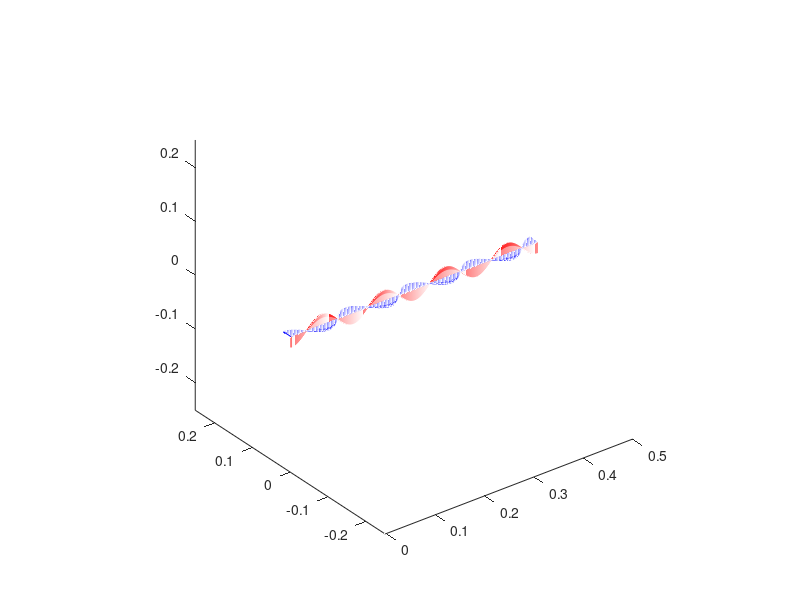

Here is the MATLAB script that generated this plot:
d = [0, 0, 0;
0.001, 0, 0;
0.002, 0, 0;
0.003, 0, 0;
0.004, 0, 0;
0.005, 0, 0;
0.006, 0, 0;
0.007, 0, 0;
0.008, 0, 0;
0.009, 0, 0;
0.01, 0, 0;
0.011, 0, 0;
0.012, 0, 0;
0.013, 0, 0;
0.014, 0, 0;
0.015, 0, 0;
0.016, 0, 0;
0.017, 0, 0;
0.018, 0, 0;
0.019, 0, 0;
0.02, 0, 0;
0.021, 0, 0;
0.022, 0, 0;
0.023, 0, 0;
0.024, 0, 0;
0.025, 0, 0;
0.026, 0, 0;
0.027, 0, 0;
0.028, 0, 0;
0.029, 0, 0;
0.03, 0, 0;
0.031, 0, 0;
0.032, 0, 0;
0.033, 0, 0;
0.034, 0, 0;
0.035, 0, 0;
0.036, 0, 0;
0.037, 0, 0;
0.038, 0, 0;
0.039, 0, 0;
0.04, 0, 0;
0.041, 0, 0;
0.042, 0, 0;
0.043, 0, 0;
0.044, 0, 0;
0.045, 0, 0;
0.046, 0, 0;
0.047, 0, 0;
0.048, 0, 0;
0.049, 0, 0;
0.05, 0, 0;
0.051, 0, 0;
0.052, 0, 0;
0.053, 0, 0;
0.054, 0, 0;
0.055, 0, 0;
0.056, 0, 0;
0.057, 0, 0;
0.058, 0, 0;
0.059, 0, 0;
0.06, 0, 0;
0.061, 0, 0;
0.062, 0, 0;
0.063, 0, 0;
0.064, 0, 0;
0.065, 0, 0;
0.066, 0, 0;
0.067, 0, 0;
0.068, 0, 0;
0.069, 0, 0;
0.07, 0, 0;
0.071, 0, 0;
0.072, 0, 0;
0.073, 0, 0;
0.074, 0, 0;
0.075, 0, 0;
0.076, 0, 0;
0.077, 0, 0;
0.078, 0, 0;
0.079, 0, 0;
0.08, 0, 0;
0.081, 0, 0;
0.082, 0, 0;
0.083, 0, 0;
0.084, 0, 0;
0.085, 0, 0;
0.086, 0, 0;
0.087, 0, 0;
0.088, 0, 0;
0.089, 0, 0;
0.09, 0, 0;
0.091, 0, 0;
0.092, 0, 0;
0.093, 0, 0;
0.094, 0, 0;
0.095, 0, 0;
0.096, 0, 0;
0.097, 0, 0;
0.098, 0, 0;
0.099, 0, 0;
0.1, 0, 0;
0.101, 0, 0;
0.102, 0, 0;
0.103, 0, 0;
0.104, 0, 0;
0.105, 0, 0;
0.106, 0, 0;
0.107, 0, 0;
0.108, 0, 0;
0.109, 0, 0;
0.11, 0, 0;
0.111, 0, 0;
0.112, 0, 0;
0.113, 0, 0;
0.114, 0, 0;
0.115, 0, 0;
0.116, 0, 0;
0.117, 0, 0;
0.118, 0, 0;
0.119, 0, 0;
0.12, 0, 0;
0.121, 0, 0;
0.122, 0, 0;
0.123, 0, 0;
0.124, 0, 0;
0.125, 0, 0;
0.126, 0, 0;
0.127, 0, 0;
0.128, 0, 0;
0.129, 0, 0;
0.13, 0, 0;
0.131, 0, 0;
0.132, 0, 0;
0.133, 0, 0;
0.134, 0, 0;
0.135, 0, 0;
0.136, 0, 0;
0.137, 0, 0;
0.138, 0, 0;
0.139, 0, 0;
0.14, 0, 0;
0.141, 0, 0;
0.142, 0, 0;
0.143, 0, 0;
0.144, 0, 0;
0.145, 0, 0;
0.146, 0, 0;
0.147, 0, 0;
0.148, 0, 0;
0.149, 0, 0;
0.15, 0, 0;
0.151, 0, 0;
0.152, 0, 0;
0.153, 0, 0;
0.154, 0, 0;
0.155, 0, 0;
0.156, 0, 0;
0.157, 0, 0;
0.158, 0, 0;
0.159, 0, 0;
0.16, 0, 0;
0.161, 0, 0;
0.162, 0, 0;
0.163, 0, 0;
0.164, 0, 0;
0.165, 0, 0;
0.166, 0, 0;
0.167, 0, 0;
0.168, 0, 0;
0.169, 0, 0;
0.17, 0, 0;
0.171, 0, 0;
0.172, 0, 0;
0.173, 0, 0;
0.174, 0, 0;
0.175, 0, 0;
0.176, 0, 0;
0.177, 0, 0;
0.178, 0, 0;
0.179, 0, 0;
0.18, 0, 0;
0.181, 0, 0;
0.182, 0, 0;
0.183, 0, 0;
0.184, 0, 0;
0.185, 0, 0;
0.186, 0, 0;
0.187, 0, 0;
0.188, 0, 0;
0.189, 0, 0;
0.19, 0, 0;
0.191, 0, 0;
0.192, 0, 0;
0.193, 0, 0;
0.194, 0, 0;
0.195, 0, 0;
0.196, 0, 0;
0.197, 0, 0;
0.198, 0, 0;
0.199, 0, 0;
0.2, 0, 0;
0.201, 0, 0;
0.202, 0, 0;
0.203, 0, 0;
0.204, 0, 0;
0.205, 0, 0;
0.206, 0, 0;
0.207, 0, 0;
0.208, 0, 0;
0.209, 0, 0;
0.21, 0, 0;
0.211, 0, 0;
0.212, 0, 0;
0.213, 0, 0;
0.214, 0, 0;
0.215, 0, 0;
0.216, 0, 0;
0.217, 0, 0;
0.218, 0, 0;
0.219, 0, 0;
0.22, 0, 0;
0.221, 0, 0;
0.222, 0, 0;
0.223, 0, 0;
0.224, 0, 0;
0.225, 0, 0;
0.226, 0, 0;
0.227, 0, 0;
0.228, 0, 0;
0.229, 0, 0;
0.23, 0, 0;
0.231, 0, 0;
0.232, 0, 0;
0.233, 0, 0;
0.234, 0, 0;
0.235, 0, 0;
0.236, 0, 0;
0.237, 0, 0;
0.238, 0, 0;
0.239, 0, 0;
0.24, 0, 0;
0.241, 0, 0;
0.242, 0, 0;
0.243, 0, 0;
0.244, 0, 0;
0.245, 0, 0;
0.246, 0, 0;
0.247, 0, 0;
0.248, 0, 0;
0.249, 0, 0;
0.25, 0, 0;
0.251, 0, 0;
0.252, 0, 0;
0.253, 0, 0;
0.254, 0, 0;
0.255, 0, 0;
0.256, 0, 0;
0.257, 0, 0;
0.258, 0, 0;
0.259, 0, 0;
0.26, 0, 0;
0.261, 0, 0;
0.262, 0, 0;
0.263, 0, 0;
0.264, 0, 0;
0.265, 0, 0;
0.266, 0, 0;
0.267, 0, 0;
0.268, 0, 0;
0.269, 0, 0;
0.27, 0, 0;
0.271, 0, 0;
0.272, 0, 0;
0.273, 0, 0;
0.274, 0, 0;
0.275, 0, 0;
0.276, 0, 0;
0.277, 0, 0;
0.278, 0, 0;
0.279, 0, 0;
0.28, 0, 0;
0.281, 0, 0;
0.282, 0, 0;
0.283, 0, 0;
0.284, 0, 0;
0.285, 0, 0;
0.286, 0, 0;
0.287, 0, 0;
0.288, 0, 0;
0.289, 0, 0;
0.29, 0, 0;
0.291, 0, 0;
0.292, 0, 0;
0.293, 0, 0;
0.294, 0, 0;
0.295, 0, 0;
0.296, 0, 0;
0.297, 0, 0;
0.298, 0, 0;
0.299, 0, 0;
0.3, 0, 0;
0.301, 0, 0;
0.302, 0, 0;
0.303, 0, 0;
0.304, 0, 0;
0.305, 0, 0;
0.306, 0, 0;
0.307, 0, 0;
0.308, 0, 0;
0.309, 0, 0;
0.31, 0, 0;
0.311, 0, 0;
0.312, 0, 0;
0.313, 0, 0;
0.314, 0, 0;
0.315, 0, 0;
0.316, 0, 0;
0.317, 0, 0;
0.318, 0, 0;
0.319, 0, 0;
0.32, 0, 0;
0.321, 0, 0;
0.322, 0, 0;
0.323, 0, 0;
0.324, 0, 0;
0.325, 0, 0;
0.326, 0, 0;
0.327, 0, 0;
0.328, 0, 0;
0.329, 0, 0;
0.33, 0, 0;
0.331, 0, 0;
0.332, 0, 0;
0.333, 0, 0;
0.334, 0, 0;
0.335, 0, 0;
0.336, 0, 0;
0.337, 0, 0;
0.338, 0, 0;
0.339, 0, 0;
0.34, 0, 0;
0.341, 0, 0;
0.342, 0, 0;
0.343, 0, 0;
0.344, 0, 0;
0.345, 0, 0;
0.346, 0, 0;
0.347, 0, 0;
0.348, 0, 0;
0.349, 0, 0;
0.35, 0, 0;
0.351, 0, 0;
0.352, 0, 0;
0.353, 0, 0;
0.354, 0, 0;
0.355, 0, 0;
0.356, 0, 0;
0.357, 0, 0;
0.358, 0, 0;
0.359, 0, 0;
0.36, 0, 0;
0.361, 0, 0;
0.362, 0, 0;
0.363, 0, 0;
0.364, 0, 0;
0.365, 0, 0;
0.366, 0, 0;
0.367, 0, 0;
0.368, 0, 0;
0.369, 0, 0;
0.37, 0, 0;
0.371, 0, 0;
0.372, 0, 0;
0.373, 0, 0;
0.374, 0, 0;
0.375, 0, 0;
0.376, 0, 0;
0.377, 0, 0;
0.378, 0, 0;
0.379, 0, 0;
0.38, 0, 0;
0.381, 0, 0;
0.382, 0, 0;
0.383, 0, 0;
0.384, 0, 0;
0.385, 0, 0;
0.386, 0, 0;
0.387, 0, 0;
0.388, 0, 0;
0.389, 0, 0;
0.39, 0, 0;
0.391, 0, 0;
0.392, 0, 0;
0.393, 0, 0;
0.394, 0, 0;
0.395, 0, 0;
0.396, 0, 0;
0.397, 0, 0;
0.398, 0, 0;
0.399, 0, 0;
0.4, 0, 0;
0.401, 0, 0;
0.402, 0, 0;
0.403, 0, 0;
0.404, 0, 0;
0.405, 0, 0;
0.406, 0, 0;
0.407, 0, 0;
0.408, 0, 0;
0.409, 0, 0;
0.41, 0, 0;
0.411, 0, 0;
0.412, 0, 0;
0.413, 0, 0;
0.414, 0, 0;
0.415, 0, 0;
0.416, 0, 0;
0.417, 0, 0;
0.418, 0, 0;
0.419, 0, 0;
0.42, 0, 0;
0.421, 0, 0;
0.422, 0, 0;
0.423, 0, 0;
0.424, 0, 0;
0.425, 0, 0;
0.426, 0, 0;
0.427, 0, 0;
0.428, 0, 0;
0.429, 0, 0;
0.43, 0, 0;
0.431, 0, 0;
0.432, 0, 0;
0.433, 0, 0;
0.434, 0, 0;
0.435, 0, 0;
0.436, 0, 0;
0.437, 0, 0;
0.438, 0, 0;
0.439, 0, 0;
0.44, 0, 0;
0.441, 0, 0;
0.442, 0, 0;
0.443, 0, 0;
0.444, 0, 0;
0.445, 0, 0;
0.446, 0, 0;
0.447, 0, 0;
0.448, 0, 0;
0.449, 0, 0;
0.45, 0, 0;
0.451, 0, 0;
0.452, 0, 0;
0.453, 0, 0;
0.454, 0, 0;
0.455, 0, 0;
0.456, 0, 0;
0.457, 0, 0;
0.458, 0, 0;
0.459, 0, 0;
0.46, 0, 0;
0.461, 0, 0;
0.462, 0, 0;
0.463, 0, 0;
0.464, 0, 0;
0.465, 0, 0;
0.466, 0, 0;
0.467, 0, 0;
0.468, 0, 0;
0.469, 0, 0;
0.47, 0, 0;
0.471, 0, 0;
0.472, 0, 0;
0.473, 0, 0;
0.474, 0, 0;
0.475, 0, 0;
0.476, 0, 0;
0.477, 0, 0;
0.478, 0, 0;
0.479, 0, 0;
0.48, 0, 0;
0.481, 0, 0;
0.482, 0, 0;
0.483, 0, 0;
0.484, 0, 0;
0.485, 0, 0;
0.486, 0, 0;
0.487, 0, 0;
0.488, 0, 0;
0.489, 0, 0;
0.49, 0, 0;
0.491, 0, 0;
0.492, 0, 0;
0.493, 0, 0;
0.494, 0, 0;
0.495, 0, 0;
0.496, 0, 0;
0.497, 0, 0;
0.498, 0, 0;
0.499, 0, 0;
];e = [-0, 3, -0;
-0, 2.99621, -0;
-0, 2.98483, -0;
-0, 2.96591, -0;
-0, 2.93948, -0;
-0, 2.90562, -0;
-0, 2.86441, -0;
-0, 2.81595, -0;
-0, 2.76037, -0;
-0, 2.6978, -0;
-0, 2.62842, -0;
-0, 2.55238, -0;
-0, 2.46989, -0;
-0, 2.38115, -0;
-0, 2.28638, -0;
-0, 2.18583, -0;
-0, 2.07976, -0;
-0, 1.96842, -0;
-0, 1.8521, -0;
-0, 1.7311, -0;
-0, 1.60572, -0;
-0, 1.47627, -0;
-0, 1.3431, -0;
-0, 1.20652, -0;
-0, 1.06689, -0;
-0, 0.924569, -0;
-0, 0.779904, -0;
-0, 0.633266, -0;
-0, 0.485027, -0;
-0, 0.335561, -0;
-0, 0.185246, -0;
-0, 0.0344621, -0;
0, -0.116409, 0;
0, -0.266985, 0;
0, -0.416886, 0;
0, -0.565733, 0;
0, -0.713148, 0;
0, -0.858759, 0;
0, -1.0022, 0;
0, -1.1431, 0;
0, -1.28111, 0;
0, -1.41589, 0;
0, -1.54708, 0;
0, -1.67435, 0;
0, -1.79739, 0;
0, -1.91589, 0;
0, -2.02954, 0;
0, -2.13805, 0;
0, -2.24116, 0;
0, -2.33859, 0;
0, -2.43012, 0;
0, -2.51549, 0;
0, -2.5945, 0;
0, -2.66695, 0;
0, -2.73265, 0;
0, -2.79144, 0;
0, -2.84317, 0;
0, -2.8877, 0;
0, -2.92493, 0;
0, -2.95476, 0;
0, -2.97712, 0;
0, -2.99195, 0;
0, -2.99921, 0;
0, -2.99888, 0;
0, -2.99097, 0;
0, -2.97549, 0;
0, -2.95248, 0;
0, -2.922, 0;
0, -2.88414, 0;
0, -2.83897, 0;
0, -2.78663, 0;
0, -2.72724, 0;
0, -2.66095, 0;
0, -2.58792, 0;
0, -2.50835, 0;
0, -2.42244, 0;
0, -2.3304, 0;
0, -2.23246, 0;
0, -2.12888, 0;
0, -2.01991, 0;
0, -1.90583, 0;
0, -1.78693, 0;
0, -1.66351, 0;
0, -1.53588, 0;
0, -1.40437, 0;
0, -1.2693, 0;
0, -1.13103, 0;
0, -0.98989, 0;
0, -0.846248, 0;
0, -0.700466, 0;
0, -0.552912, 0;
0, -0.40396, 0;
0, -0.253985, 0;
0, -0.103368, 0;
0, 0.0475102, 0;
0, 0.198268, 0;
0, 0.348525, 0;
0, 0.4979, 0;
0, 0.646016, 0;
0, 0.792497, 0;
0, 0.936974, 0;
0, 1.07908, 0;
0, 1.21846, 0;
0, 1.35475, 0;
0, 1.48762, 0;
0, 1.61672, 0;
0, 1.74174, 0;
0, 1.86235, 0;
0, 1.97825, 0;
0, 2.08914, 0;
0, 2.19475, 0;
0, 2.29481, 0;
0, 2.38906, 0;
0, 2.47727, 0;
0, 2.55921, 0;
0, 2.63468, 0;
0, 2.70349, 0;
0, 2.76545, 0;
0, 2.82042, 0;
0, 2.86826, 0;
0, 2.90884, 0;
0, 2.94206, 0;
0, 2.96784, 0;
0, 2.98611, 0;
0, 2.99683, 0;
-0, 2.99997, -0;
-0, 2.99552, -0;
-0, 2.98349, -0;
-0, 2.96392, -0;
-0, 2.93685, -0;
-0, 2.90234, -0;
-0, 2.8605, -0;
-0, 2.81142, -0;
-0, 2.75523, -0;
-0, 2.69207, -0;
-0, 2.6221, -0;
-0, 2.5455, -0;
-0, 2.46246, -0;
-0, 2.37319, -0;
-0, 2.27791, -0;
-0, 2.17688, -0;
-0, 2.07033, -0;
-0, 1.95855, -0;
-0, 1.84182, -0;
-0, 1.72042, -0;
-0, 1.59468, -0;
-0, 1.4649, -0;
-0, 1.33142, -0;
-0, 1.19456, -0;
-0, 1.05469, -0;
-0, 0.912146, -0;
-0, 0.767296, -0;
-0, 0.620505, -0;
-0, 0.472145, -0;
-0, 0.32259, -0;
-0, 0.17222, -0;
-0, 0.0214134, -0;
0, -0.129447, 0;
0, -0.27998, 0;
0, -0.429805, 0;
0, -0.578542, 0;
0, -0.725816, 0;
0, -0.871255, 0;
0, -1.01449, 0;
0, -1.15516, 0;
0, -1.2929, 0;
0, -1.42738, 0;
0, -1.55824, 0;
0, -1.68517, 0;
0, -1.80783, 0;
0, -1.92591, 0;
0, -2.03913, 0;
0, -2.14719, 0;
0, -2.24981, 0;
0, -2.34675, 0;
0, -2.43774, 0;
0, -2.52258, 0;
0, -2.60103, 0;
0, -2.6729, 0;
0, -2.73801, 0;
0, -2.79619, 0;
0, -2.8473, 0;
0, -2.89121, 0;
0, -2.92781, 0;
0, -2.95699, 0;
0, -2.9787, 0;
0, -2.99288, 0;
0, -2.99948, 0;
0, -2.9985, 0;
0, -2.98993, 0;
0, -2.97379, 0;
0, -2.95014, 0;
0, -2.91902, 0;
0, -2.88052, 0;
0, -2.83473, 0;
0, -2.78177, 0;
0, -2.72178, 0;
0, -2.6549, 0;
0, -2.5813, 0;
0, -2.50117, 0;
0, -2.41472, 0;
0, -2.32216, 0;
0, -2.22372, 0;
0, -2.11966, 0;
0, -2.01024, 0;
0, -1.89573, 0;
0, -1.77643, 0;
0, -1.65263, 0;
0, -1.52466, 0;
0, -1.39282, 0;
0, -1.25747, 0;
0, -1.11893, 0;
0, -0.977562, 0;
0, -0.833721, 0;
0, -0.687771, 0;
0, -0.540081, 0;
0, -0.391025, 0;
0, -0.24098, 0;
0, -0.0903257, 0;
0, 0.0605573, 0;
0, 0.211287, 0;
0, 0.361483, 0;
0, 0.510764, 0;
0, 0.658753, 0;
0, 0.805075, 0;
0, 0.949361, 0;
0, 1.09125, 0;
0, 1.23037, 0;
0, 1.36638, 0;
0, 1.49894, 0;
0, 1.6277, 0;
0, 1.75235, 0;
0, 1.87256, 0;
0, 1.98804, 0;
0, 2.09849, 0;
0, 2.20363, 0;
0, 2.30319, 0;
0, 2.39693, 0;
0, 2.48461, 0;
0, 2.566, 0;
0, 2.6409, 0;
0, 2.70912, 0;
0, 2.77048, 0;
0, 2.82484, 0;
0, 2.87206, 0;
0, 2.912, 0;
0, 2.94459, 0;
0, 2.96972, 0;
0, 2.98734, 0;
0, 2.9974, 0;
-0, 2.99989, -0;
-0, 2.99478, -0;
-0, 2.9821, -0;
-0, 2.96187, -0;
-0, 2.93415, -0;
-0, 2.89901, -0;
-0, 2.85654, -0;
-0, 2.80684, -0;
-0, 2.75004, -0;
-0, 2.68629, -0;
-0, 2.61574, -0;
-0, 2.53857, -0;
-0, 2.45498, -0;
-0, 2.36518, -0;
-0, 2.2694, -0;
-0, 2.16788, -0;
-0, 2.06087, -0;
-0, 1.94865, -0;
-0, 1.8315, -0;
-0, 1.70972, -0;
-0, 1.58361, -0;
-0, 1.4535, -0;
-0, 1.31971, -0;
-0, 1.18258, -0;
-0, 1.04246, -0;
-0, 0.899706, -0;
-0, 0.754674, -0;
-0, 0.607732, -0;
-0, 0.459254, -0;
-0, 0.309614, -0;
-0, 0.15919, -0;
-0, 0.00836433, -0;
0, -0.142483, 0;
0, -0.29297, 0;
0, -0.442715, 0;
0, -0.591341, 0;
0, -0.738471, 0;
0, -0.883733, 0;
0, -1.02676, 0;
0, -1.16719, 0;
0, -1.30467, 0;
0, -1.43884, 0;
0, -1.56938, 0;
0, -1.69595, 0;
0, -1.81822, 0;
0, -1.9359, 0;
0, -2.04868, 0;
0, -2.15628, 0;
0, -2.25842, 0;
0, -2.35485, 0;
0, -2.44533, 0;
0, -2.52962, 0;
0, -2.6075, 0;
0, -2.6788, 0;
0, -2.74332, 0;
0, -2.80089, 0;
0, -2.85139, 0;
0, -2.89467, 0;
0, -2.93062, 0;
0, -2.95917, 0;
0, -2.98023, 0;
0, -2.99375, 0;
0, -2.99969, 0;
0, -2.99805, 0;
0, -2.98883, 0;
0, -2.97204, 0;
0, -2.94774, 0;
0, -2.91598, 0;
0, -2.87685, 0;
0, -2.83043, 0;
0, -2.77686, 0;
0, -2.71626, 0;
0, -2.64879, 0;
0, -2.57463, 0;
0, -2.49394, 0;
0, -2.40695, 0;
0, -2.31388, 0;
0, -2.21494, 0;
0, -2.11041, 0;
0, -2.00054, 0;
0, -1.8856, 0;
0, -1.7659, 0;
0, -1.64173, 0;
0, -1.51341, 0;
0, -1.38125, 0;
0, -1.24561, 0;
0, -1.10681, 0;
0, -0.965216, 0;
0, -0.821178, 0;
0, -0.675063, 0;
0, -0.52724, 0;
0, -0.378084, 0;
0, -0.227971, 0;
0, -0.0772816, 0;
0, 0.0736033, 0;
0, 0.224302, 0;
0, 0.374433, 0;
0, 0.523618, 0;
0, 0.671477, 0;
0, 0.817638, 0;
0, 0.961731, 0;
0, 1.10339, 0;
0, 1.24226, 0;
0, 1.37799, 0;
0, 1.51023, 0;
0, 1.63865, 0;
0, 1.76292, 0;
0, 1.88274, 0;
0, 1.99779, 0;
0, 2.10779, 0;
0, 2.21246, 0;
0, 2.31153, 0;
0, 2.40476, 0;
0, 2.4919, 0;
0, 2.57273, 0;
0, 2.64706, 0;
0, 2.7147, 0;
0, 2.77546, 0;
0, 2.82921, 0;
0, 2.8758, 0;
0, 2.91511, 0;
0, 2.94705, 0;
0, 2.97154, 0;
0, 2.98851, 0;
0, 2.99792, 0;
-0, 2.99974, -0;
-0, 2.99398, -0;
-0, 2.98065, -0;
-0, 2.95977, -0;
-0, 2.93141, -0;
-0, 2.89563, -0;
-0, 2.85253, -0;
-0, 2.80221, -0;
-0, 2.7448, -0;
-0, 2.68045, -0;
-0, 2.60932, -0;
-0, 2.53159, -0;
-0, 2.44746, -0;
-0, 2.35713, -0;
-0, 2.26084, -0;
-0, 2.15883, -0;
-0, 2.05137, -0;
-0, 1.93871, -0;
-0, 1.82115, -0;
-0, 1.69898, -0;
-0, 1.57251, -0;
-0, 1.44207, -0;
-0, 1.30798, -0;
-0, 1.17058, -0;
-0, 1.03022, -0;
-0, 0.887249, -0;
-0, 0.742037, -0;
-0, 0.594948, -0;
-0, 0.446354, -0;
-0, 0.296631, -0;
-0, 0.146158, -0;
0, -0.00468493, 0;
0, -0.155516, 0;
0, -0.305954, 0;
0, -0.455618, 0;
0, -0.604129, 0;
0, -0.751112, 0;
0, -0.896195, 0;
0, -1.03901, 0;
0, -1.1792, 0;
0, -1.3164, 0;
0, -1.45028, 0;
0, -1.58048, 0;
0, -1.70669, 0;
0, -1.82858, 0;
0, -1.94585, 0;
0, -2.05819, 0;
0, -2.16533, 0;
0, -2.26699, 0;
0, -2.36292, 0;
0, -2.45286, 0;
0, -2.53661, 0;
0, -2.61393, 0;
0, -2.68465, 0;
0, -2.74857, 0;
0, -2.80554, 0;
0, -2.85542, 0;
0, -2.89807, 0;
0, -2.93339, 0;
0, -2.96129, 0;
0, -2.98169, 0;
0, -2.99456, 0;
0, -2.99985, 0;
0, -2.99756, 0;
0, -2.98768, 0;
0, -2.97024, 0;
0, -2.94529, 0;
0, -2.91289, 0;
0, -2.87312, 0;
0, -2.82608, 0;
0, -2.77189, 0;
0, -2.7107, 0;
0, -2.64264, 0;
0, -2.5679, 0;
0, -2.48667, 0;
0, -2.39914, 0;
0, -2.30555, 0;
0, -2.20612, 0;
0, -2.10111, 0;
0, -1.99079, 0;
0, -1.87543, 0;
0, -1.75533, 0;
0, -1.63079, 0;
0, -1.50212, 0;
0, -1.36966, 0;
0, -1.23373, 0;
0, -1.09467, 0;
0, -0.952851, 0;
0, -0.808619, 0;
0, -0.662342, 0;
0, -0.514389, 0;
0, -0.365135, 0;
0, -0.214957, 0;
0, -0.0642359, 0;
0, 0.0866479, 0;
0, 0.237313, 0;
0, 0.387377, 0;
0, 0.536462, 0;
0, 0.684189, 0;
0, 0.830186, 0;
0, 0.974082, 0;
0, 1.11552, 0;
0, 1.25413, 0;
0, 1.38956, 0;
0, 1.52149, 0;
0, 1.64956, 0;
0, 1.77346, 0;
0, 1.89288, 0;
0, 2.00751, 0;
0, 2.11706, 0;
0, 2.22125, 0;
0, 2.31983, 0;
0, 2.41253, 0;
0, 2.49914, 0;
0, 2.57942, 0;
0, 2.65318, 0;
0, 2.72023, 0;
0, 2.78039, 0;
0, 2.83352, 0;
0, 2.87949, 0;
0, 2.91817, 0;
0, 2.94947, 0;
0, 2.97331, 0;
0, 2.98962, 0;
0, 2.99838, 0;
];h = [0, 0, -3;
0, 0, -2.99621;
0, 0, -2.98483;
0, 0, -2.96591;
0, 0, -2.93948;
0, 0, -2.90562;
0, 0, -2.86441;
0, 0, -2.81595;
0, 0, -2.76037;
0, 0, -2.6978;
0, 0, -2.62842;
0, 0, -2.55238;
0, 0, -2.46989;
0, 0, -2.38115;
0, 0, -2.28638;
0, 0, -2.18583;
0, 0, -2.07976;
0, 0, -1.96842;
0, 0, -1.8521;
0, 0, -1.7311;
0, 0, -1.60572;
0, 0, -1.47627;
0, 0, -1.3431;
0, 0, -1.20652;
0, 0, -1.06689;
0, 0, -0.924569;
0, 0, -0.779904;
0, 0, -0.633266;
0, 0, -0.485027;
0, 0, -0.335561;
0, 0, -0.185246;
0, 0, -0.0344621;
-0, 0, 0.116409;
-0, 0, 0.266985;
-0, 0, 0.416886;
-0, 0, 0.565733;
-0, 0, 0.713148;
-0, 0, 0.858759;
-0, 0, 1.0022;
-0, 0, 1.1431;
-0, 0, 1.28111;
-0, 0, 1.41589;
-0, 0, 1.54708;
-0, 0, 1.67435;
-0, 0, 1.79739;
-0, 0, 1.91589;
-0, 0, 2.02954;
-0, 0, 2.13805;
-0, 0, 2.24116;
-0, 0, 2.33859;
-0, 0, 2.43012;
-0, 0, 2.51549;
-0, 0, 2.5945;
-0, 0, 2.66695;
-0, 0, 2.73265;
-0, 0, 2.79144;
-0, 0, 2.84317;
-0, 0, 2.8877;
-0, 0, 2.92493;
-0, 0, 2.95476;
-0, 0, 2.97712;
-0, 0, 2.99195;
-0, 0, 2.99921;
-0, 0, 2.99888;
-0, 0, 2.99097;
-0, 0, 2.97549;
-0, 0, 2.95248;
-0, 0, 2.922;
-0, 0, 2.88414;
-0, 0, 2.83897;
-0, 0, 2.78663;
-0, 0, 2.72724;
-0, 0, 2.66095;
-0, 0, 2.58792;
-0, 0, 2.50835;
-0, 0, 2.42244;
-0, 0, 2.3304;
-0, 0, 2.23246;
-0, 0, 2.12888;
-0, 0, 2.01991;
-0, 0, 1.90583;
-0, 0, 1.78693;
-0, 0, 1.66351;
-0, 0, 1.53588;
-0, 0, 1.40437;
-0, 0, 1.2693;
-0, 0, 1.13103;
-0, 0, 0.98989;
-0, 0, 0.846248;
-0, 0, 0.700466;
-0, 0, 0.552912;
-0, 0, 0.40396;
-0, 0, 0.253985;
-0, 0, 0.103368;
0, 0, -0.0475102;
0, 0, -0.198268;
0, 0, -0.348525;
0, 0, -0.4979;
0, 0, -0.646016;
0, 0, -0.792497;
0, 0, -0.936974;
0, 0, -1.07908;
0, 0, -1.21846;
0, 0, -1.35475;
0, 0, -1.48762;
0, 0, -1.61672;
0, 0, -1.74174;
0, 0, -1.86235;
0, 0, -1.97825;
0, 0, -2.08914;
0, 0, -2.19475;
0, 0, -2.29481;
0, 0, -2.38906;
0, 0, -2.47727;
0, 0, -2.55921;
0, 0, -2.63468;
0, 0, -2.70349;
0, 0, -2.76545;
0, 0, -2.82042;
0, 0, -2.86826;
0, 0, -2.90884;
0, 0, -2.94206;
0, 0, -2.96784;
0, 0, -2.98611;
0, 0, -2.99683;
0, 0, -2.99997;
0, 0, -2.99552;
0, 0, -2.98349;
0, 0, -2.96392;
0, 0, -2.93685;
0, 0, -2.90234;
0, 0, -2.8605;
0, 0, -2.81142;
0, 0, -2.75523;
0, 0, -2.69207;
0, 0, -2.6221;
0, 0, -2.5455;
0, 0, -2.46246;
0, 0, -2.37319;
0, 0, -2.27791;
0, 0, -2.17688;
0, 0, -2.07033;
0, 0, -1.95855;
0, 0, -1.84182;
0, 0, -1.72042;
0, 0, -1.59468;
0, 0, -1.4649;
0, 0, -1.33142;
0, 0, -1.19456;
0, 0, -1.05469;
0, 0, -0.912146;
0, 0, -0.767296;
0, 0, -0.620505;
0, 0, -0.472145;
0, 0, -0.32259;
0, 0, -0.17222;
0, 0, -0.0214134;
-0, 0, 0.129447;
-0, 0, 0.27998;
-0, 0, 0.429805;
-0, 0, 0.578542;
-0, 0, 0.725816;
-0, 0, 0.871255;
-0, 0, 1.01449;
-0, 0, 1.15516;
-0, 0, 1.2929;
-0, 0, 1.42738;
-0, 0, 1.55824;
-0, 0, 1.68517;
-0, 0, 1.80783;
-0, 0, 1.92591;
-0, 0, 2.03913;
-0, 0, 2.14719;
-0, 0, 2.24981;
-0, 0, 2.34675;
-0, 0, 2.43774;
-0, 0, 2.52258;
-0, 0, 2.60103;
-0, 0, 2.6729;
-0, 0, 2.73801;
-0, 0, 2.79619;
-0, 0, 2.8473;
-0, 0, 2.89121;
-0, 0, 2.92781;
-0, 0, 2.95699;
-0, 0, 2.9787;
-0, 0, 2.99288;
-0, 0, 2.99948;
-0, 0, 2.9985;
-0, 0, 2.98993;
-0, 0, 2.97379;
-0, 0, 2.95014;
-0, 0, 2.91902;
-0, 0, 2.88052;
-0, 0, 2.83473;
-0, 0, 2.78177;
-0, 0, 2.72178;
-0, 0, 2.6549;
-0, 0, 2.5813;
-0, 0, 2.50117;
-0, 0, 2.41472;
-0, 0, 2.32216;
-0, 0, 2.22372;
-0, 0, 2.11966;
-0, 0, 2.01024;
-0, 0, 1.89573;
-0, 0, 1.77643;
-0, 0, 1.65263;
-0, 0, 1.52466;
-0, 0, 1.39282;
-0, 0, 1.25747;
-0, 0, 1.11893;
-0, 0, 0.977562;
-0, 0, 0.833721;
-0, 0, 0.687771;
-0, 0, 0.540081;
-0, 0, 0.391025;
-0, 0, 0.24098;
-0, 0, 0.0903257;
0, 0, -0.0605573;
0, 0, -0.211287;
0, 0, -0.361483;
0, 0, -0.510764;
0, 0, -0.658753;
0, 0, -0.805075;
0, 0, -0.949361;
0, 0, -1.09125;
0, 0, -1.23037;
0, 0, -1.36638;
0, 0, -1.49894;
0, 0, -1.6277;
0, 0, -1.75235;
0, 0, -1.87256;
0, 0, -1.98804;
0, 0, -2.09849;
0, 0, -2.20363;
0, 0, -2.30319;
0, 0, -2.39693;
0, 0, -2.48461;
0, 0, -2.566;
0, 0, -2.6409;
0, 0, -2.70912;
0, 0, -2.77048;
0, 0, -2.82484;
0, 0, -2.87206;
0, 0, -2.912;
0, 0, -2.94459;
0, 0, -2.96972;
0, 0, -2.98734;
0, 0, -2.9974;
0, 0, -2.99989;
0, 0, -2.99478;
0, 0, -2.9821;
0, 0, -2.96187;
0, 0, -2.93415;
0, 0, -2.89901;
0, 0, -2.85654;
0, 0, -2.80684;
0, 0, -2.75004;
0, 0, -2.68629;
0, 0, -2.61574;
0, 0, -2.53857;
0, 0, -2.45498;
0, 0, -2.36518;
0, 0, -2.2694;
0, 0, -2.16788;
0, 0, -2.06087;
0, 0, -1.94865;
0, 0, -1.8315;
0, 0, -1.70972;
0, 0, -1.58361;
0, 0, -1.4535;
0, 0, -1.31971;
0, 0, -1.18258;
0, 0, -1.04246;
0, 0, -0.899706;
0, 0, -0.754674;
0, 0, -0.607732;
0, 0, -0.459254;
0, 0, -0.309614;
0, 0, -0.15919;
0, 0, -0.00836433;
-0, 0, 0.142483;
-0, 0, 0.29297;
-0, 0, 0.442715;
-0, 0, 0.591341;
-0, 0, 0.738471;
-0, 0, 0.883733;
-0, 0, 1.02676;
-0, 0, 1.16719;
-0, 0, 1.30467;
-0, 0, 1.43884;
-0, 0, 1.56938;
-0, 0, 1.69595;
-0, 0, 1.81822;
-0, 0, 1.9359;
-0, 0, 2.04868;
-0, 0, 2.15628;
-0, 0, 2.25842;
-0, 0, 2.35485;
-0, 0, 2.44533;
-0, 0, 2.52962;
-0, 0, 2.6075;
-0, 0, 2.6788;
-0, 0, 2.74332;
-0, 0, 2.80089;
-0, 0, 2.85139;
-0, 0, 2.89467;
-0, 0, 2.93062;
-0, 0, 2.95917;
-0, 0, 2.98023;
-0, 0, 2.99375;
-0, 0, 2.99969;
-0, 0, 2.99805;
-0, 0, 2.98883;
-0, 0, 2.97204;
-0, 0, 2.94774;
-0, 0, 2.91598;
-0, 0, 2.87685;
-0, 0, 2.83043;
-0, 0, 2.77686;
-0, 0, 2.71626;
-0, 0, 2.64879;
-0, 0, 2.57463;
-0, 0, 2.49394;
-0, 0, 2.40695;
-0, 0, 2.31388;
-0, 0, 2.21494;
-0, 0, 2.11041;
-0, 0, 2.00054;
-0, 0, 1.8856;
-0, 0, 1.7659;
-0, 0, 1.64173;
-0, 0, 1.51341;
-0, 0, 1.38125;
-0, 0, 1.24561;
-0, 0, 1.10681;
-0, 0, 0.965216;
-0, 0, 0.821178;
-0, 0, 0.675063;
-0, 0, 0.52724;
-0, 0, 0.378084;
-0, 0, 0.227971;
-0, 0, 0.0772816;
0, 0, -0.0736033;
0, 0, -0.224302;
0, 0, -0.374433;
0, 0, -0.523618;
0, 0, -0.671477;
0, 0, -0.817638;
0, 0, -0.961731;
0, 0, -1.10339;
0, 0, -1.24226;
0, 0, -1.37799;
0, 0, -1.51023;
0, 0, -1.63865;
0, 0, -1.76292;
0, 0, -1.88274;
0, 0, -1.99779;
0, 0, -2.10779;
0, 0, -2.21246;
0, 0, -2.31153;
0, 0, -2.40476;
0, 0, -2.4919;
0, 0, -2.57273;
0, 0, -2.64706;
0, 0, -2.7147;
0, 0, -2.77546;
0, 0, -2.82921;
0, 0, -2.8758;
0, 0, -2.91511;
0, 0, -2.94705;
0, 0, -2.97154;
0, 0, -2.98851;
0, 0, -2.99792;
0, 0, -2.99974;
0, 0, -2.99398;
0, 0, -2.98065;
0, 0, -2.95977;
0, 0, -2.93141;
0, 0, -2.89563;
0, 0, -2.85253;
0, 0, -2.80221;
0, 0, -2.7448;
0, 0, -2.68045;
0, 0, -2.60932;
0, 0, -2.53159;
0, 0, -2.44746;
0, 0, -2.35713;
0, 0, -2.26084;
0, 0, -2.15883;
0, 0, -2.05137;
0, 0, -1.93871;
0, 0, -1.82115;
0, 0, -1.69898;
0, 0, -1.57251;
0, 0, -1.44207;
0, 0, -1.30798;
0, 0, -1.17058;
0, 0, -1.03022;
0, 0, -0.887249;
0, 0, -0.742037;
0, 0, -0.594948;
0, 0, -0.446354;
0, 0, -0.296631;
0, 0, -0.146158;
-0, 0, 0.00468493;
-0, 0, 0.155516;
-0, 0, 0.305954;
-0, 0, 0.455618;
-0, 0, 0.604129;
-0, 0, 0.751112;
-0, 0, 0.896195;
-0, 0, 1.03901;
-0, 0, 1.1792;
-0, 0, 1.3164;
-0, 0, 1.45028;
-0, 0, 1.58048;
-0, 0, 1.70669;
-0, 0, 1.82858;
-0, 0, 1.94585;
-0, 0, 2.05819;
-0, 0, 2.16533;
-0, 0, 2.26699;
-0, 0, 2.36292;
-0, 0, 2.45286;
-0, 0, 2.53661;
-0, 0, 2.61393;
-0, 0, 2.68465;
-0, 0, 2.74857;
-0, 0, 2.80554;
-0, 0, 2.85542;
-0, 0, 2.89807;
-0, 0, 2.93339;
-0, 0, 2.96129;
-0, 0, 2.98169;
-0, 0, 2.99456;
-0, 0, 2.99985;
-0, 0, 2.99756;
-0, 0, 2.98768;
-0, 0, 2.97024;
-0, 0, 2.94529;
-0, 0, 2.91289;
-0, 0, 2.87312;
-0, 0, 2.82608;
-0, 0, 2.77189;
-0, 0, 2.7107;
-0, 0, 2.64264;
-0, 0, 2.5679;
-0, 0, 2.48667;
-0, 0, 2.39914;
-0, 0, 2.30555;
-0, 0, 2.20612;
-0, 0, 2.10111;
-0, 0, 1.99079;
-0, 0, 1.87543;
-0, 0, 1.75533;
-0, 0, 1.63079;
-0, 0, 1.50212;
-0, 0, 1.36966;
-0, 0, 1.23373;
-0, 0, 1.09467;
-0, 0, 0.952851;
-0, 0, 0.808619;
-0, 0, 0.662342;
-0, 0, 0.514389;
-0, 0, 0.365135;
-0, 0, 0.214957;
-0, 0, 0.0642359;
0, 0, -0.0866479;
0, 0, -0.237313;
0, 0, -0.387377;
0, 0, -0.536462;
0, 0, -0.684189;
0, 0, -0.830186;
0, 0, -0.974082;
0, 0, -1.11552;
0, 0, -1.25413;
0, 0, -1.38956;
0, 0, -1.52149;
0, 0, -1.64956;
0, 0, -1.77346;
0, 0, -1.89288;
0, 0, -2.00751;
0, 0, -2.11706;
0, 0, -2.22125;
0, 0, -2.31983;
0, 0, -2.41253;
0, 0, -2.49914;
0, 0, -2.57942;
0, 0, -2.65318;
0, 0, -2.72023;
0, 0, -2.78039;
0, 0, -2.83352;
0, 0, -2.87949;
0, 0, -2.91817;
0, 0, -2.94947;
0, 0, -2.97331;
0, 0, -2.98962;
0, 0, -2.99838;
];

figure

quiver3(d(:,1), d(:,2), d(:,3),e(:,1), e(:,2), e(:,3), 'b')
hold on
quiver3(d(:,1), d(:,2), d(:,3),h(:,1), h(:,2), h(:,3), 'r')
grid
axis equal